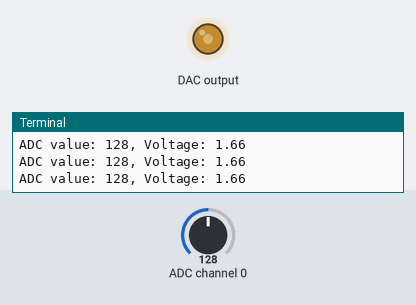
Simulated run of this program. Board: Raspberry Pi (BCM pin numbers). Parts: output pins drawn as LEDs (lit = HIGH), the last lines printed to the terminal. The inputs (shaded band) are chosen by the test bench; at power-on: ADC channel 0 = 128 (analog values on the 0–255 scale).

Above: at 1.2 s.
1.3 s: ADC channel 0 set to 178
At 1.7 s:
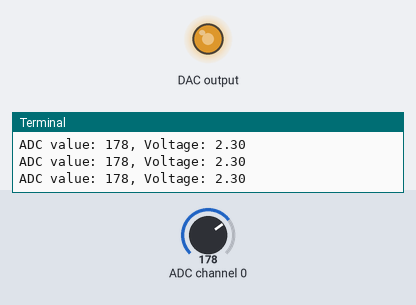
2.8 s: ADC channel 0 set to 224
At 3.9 s:
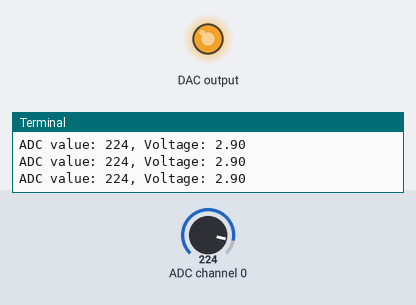
4.3 s: ADC channel 0 set to 30
At 5.0 s:
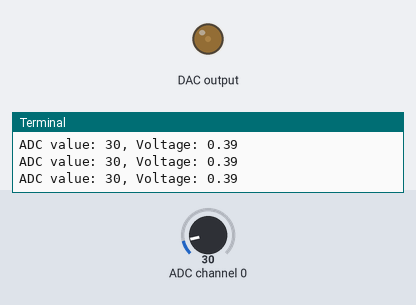
5.8 s: ADC channel 0 set to 0
At 6.1 s:
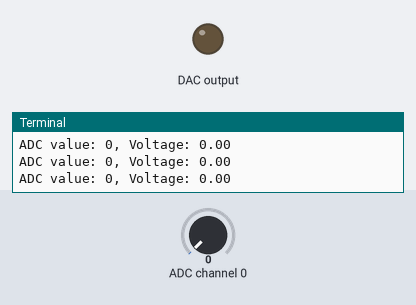
Timing chart, 0 to 8.3 s (numbered marks = the images above; inputs shaded):
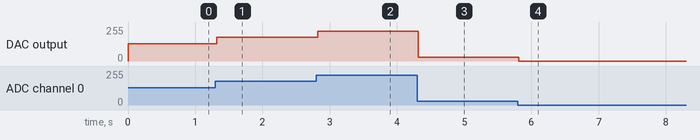

The program:

07_pcf8591.py
```python
#!/usr/bin/env python3
# -*- coding: utf-8 -*-
"""
Created on Fri Feb  8 04:24:13 2019

@author: kaniska
"""

from smbus import SMBus
import time

address = 0x48 # Default address for PCF8591
bus = SMBus(1) # use i2c channel 1 (SDA/SCL 1) - Rpi 3 uses channel 1
cmd = 0x40  # See Fig. 4 in https://www.nxp.com/docs/en/data-sheet/PCF8591.pdf
            # Bit 7 turns on the analog output flag
            # Input channels are LSBs 0 and 1 (see analogRead below)

def analogRead(channel):
    complete_cmd = cmd + channel # set LSBs 0 and 1 for input channels 0-3
    value = bus.read_byte_data(address, complete_cmd)
    return value

def analogWrite(value):
    bus.write_byte_data(address, cmd, value)

def loop():
    while True:
        value = analogRead(0) # Read input from ADC 0
        analogWrite(value)    # Write DAC value
        voltage = 3.3*value/255.0
        print('ADC value: {}, Voltage: {:.2f}'.format(value, voltage))
        time.sleep(0.01)

def destroy():
    bus.close()

if __name__=='__main__':
    print('Starting program...')
    try:
        loop()
    except KeyboardInterrupt:
        destroy()
```

Measured:
- after the input at 1.3 s, DAC output: 128/255 → 178/255 at once
- after the input at 2.8 s, DAC output: 178/255 → 224/255 at once
- after the input at 4.3 s, DAC output: 224/255 → 30/255 at once
- after the input at 5.8 s, DAC output: 30/255 → 0/255 at once
